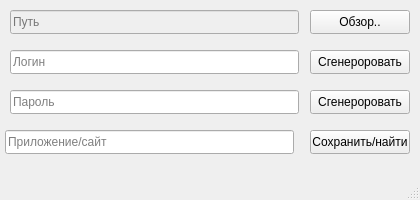
<?xml version="1.0" encoding="UTF-8"?>
<ui version="4.0">
 <class>MainWindow</class>
 <widget class="QMainWindow" name="MainWindow">
  <property name="enabled">
   <bool>true</bool>
  </property>
  <property name="geometry">
   <rect>
    <x>0</x>
    <y>0</y>
    <width>420</width>
    <height>200</height>
   </rect>
  </property>
  <property name="windowTitle">
   <string>MainWindow</string>
  </property>
  <property name="windowFilePath">
   <string/>
  </property>
  <widget class="QWidget" name="centralwidget">
   <widget class="QLineEdit" name="Path_L">
    <property name="enabled">
     <bool>false</bool>
    </property>
    <property name="geometry">
     <rect>
      <x>10</x>
      <y>10</y>
      <width>289</width>
      <height>24</height>
     </rect>
    </property>
    <property name="readOnly">
     <bool>true</bool>
    </property>
    <property name="placeholderText">
     <string>Путь</string>
    </property>
   </widget>
   <widget class="QLineEdit" name="Logint_L">
    <property name="geometry">
     <rect>
      <x>10</x>
      <y>50</y>
      <width>289</width>
      <height>24</height>
     </rect>
    </property>
    <property name="placeholderText">
     <string>Логин</string>
    </property>
   </widget>
   <widget class="QLineEdit" name="Password_L">
    <property name="geometry">
     <rect>
      <x>10</x>
      <y>90</y>
      <width>289</width>
      <height>24</height>
     </rect>
    </property>
    <property name="placeholderText">
     <string>Пароль</string>
    </property>
   </widget>
   <widget class="QLineEdit" name="App_L">
    <property name="geometry">
     <rect>
      <x>5</x>
      <y>130</y>
      <width>289</width>
      <height>24</height>
     </rect>
    </property>
    <property name="placeholderText">
     <string>Приложение/сайт</string>
    </property>
   </widget>
   <widget class="QPushButton" name="Review_B">
    <property name="geometry">
     <rect>
      <x>310</x>
      <y>10</y>
      <width>100</width>
      <height>24</height>
     </rect>
    </property>
    <property name="text">
     <string>Обзор..</string>
    </property>
   </widget>
   <widget class="QPushButton" name="GenerateLogin_B">
    <property name="geometry">
     <rect>
      <x>310</x>
      <y>50</y>
      <width>100</width>
      <height>24</height>
     </rect>
    </property>
    <property name="text">
     <string>Сгенероровать</string>
    </property>
   </widget>
   <widget class="QPushButton" name="GeneratPassword_B">
    <property name="geometry">
     <rect>
      <x>310</x>
      <y>90</y>
      <width>100</width>
      <height>24</height>
     </rect>
    </property>
    <property name="text">
     <string>Сгенероровать</string>
    </property>
   </widget>
   <widget class="QPushButton" name="Save_serch_B">
    <property name="geometry">
     <rect>
      <x>310</x>
      <y>130</y>
      <width>100</width>
      <height>24</height>
     </rect>
    </property>
    <property name="text">
     <string>Сохранить/найти</string>
    </property>
   </widget>
  </widget>
  <widget class="QMenuBar" name="menubar">
   <property name="geometry">
    <rect>
     <x>0</x>
     <y>0</y>
     <width>420</width>
     <height>21</height>
    </rect>
   </property>
  </widget>
  <widget class="QStatusBar" name="statusbar"/>
 </widget>
 <resources/>
 <connections/>
</ui>
